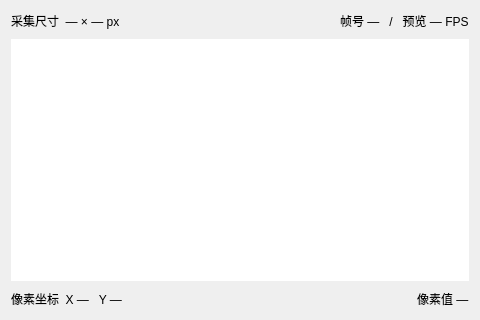
          <widget class="QFrame" name="ccdDetailCanvasCard">
           <property name="minimumSize">
            <size>
             <width>480</width>
             <height>320</height>
            </size>
           </property>
           <layout class="QVBoxLayout" name="ccdDetailCanvasLayout" stretch="0,1,0">
            <property name="spacing">
             <number>8</number>
            </property>
            <item>
             <layout class="QHBoxLayout" name="ccdDetailImageInfoLayout">
              <item>
               <widget class="QLabel" name="ccdDetailImageSizeLabel">
                <property name="text">
                 <string>采集尺寸  — × — px</string>
                </property>
               </widget>
              </item>
              <item>
               <spacer name="ccdDetailImageInfoSpacer">
                <property name="orientation">
                 <enum>Qt::Horizontal</enum>
                </property>
                <property name="sizeHint">
                 <size>
                  <width>20</width>
                  <height>20</height>
                 </size>
                </property>
               </spacer>
              </item>
              <item>
               <widget class="QLabel" name="ccdDetailFrameLabel">
                <property name="text">
                 <string>帧号 —   /   预览 — FPS</string>
                </property>
               </widget>
              </item>
             </layout>
            </item>
            <item>
             <widget class="QGraphicsView" name="ccdDetailGraphicsView">
              <property name="frameShape">
               <enum>QFrame::NoFrame</enum>
              </property>
              <property name="dragMode">
               <enum>QGraphicsView::ScrollHandDrag</enum>
              </property>
              <property name="transformationAnchor">
               <enum>QGraphicsView::AnchorUnderMouse</enum>
              </property>
              <property name="resizeAnchor">
               <enum>QGraphicsView::AnchorViewCenter</enum>
              </property>
              <property name="horizontalScrollBarPolicy">
               <enum>Qt::ScrollBarAsNeeded</enum>
              </property>
              <property name="verticalScrollBarPolicy">
               <enum>Qt::ScrollBarAsNeeded</enum>
              </property>
              <property name="minimumSize">
               <size>
                <width>400</width>
                <height>240</height>
               </size>
              </property>
             </widget>
            </item>
            <item>
             <layout class="QHBoxLayout" name="ccdDetailPixelInfoLayout">
              <item>
               <widget class="QLabel" name="ccdDetailCursorLabel">
                <property name="text">
                 <string>像素坐标  X —   Y —</string>
                </property>
               </widget>
              </item>
              <item>
               <spacer name="ccdDetailPixelInfoSpacer">
                <property name="orientation">
                 <enum>Qt::Horizontal</enum>
                </property>
                <property name="sizeHint">
                 <size>
                  <width>20</width>
                  <height>20</height>
                 </size>
                </property>
               </spacer>
              </item>
              <item>
               <widget class="QLabel" name="ccdDetailPixelValueLabel">
                <property name="text">
                 <string>像素值 —</string>
                </property>
               </widget>
              </item>
             </layout>
            </item>
           </layout>
          </widget>
